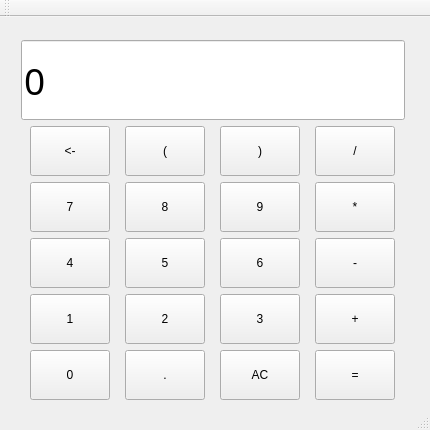
<?xml version="1.0" encoding="UTF-8"?>
<ui version="4.0">
 <class>MainWindow</class>
 <widget class="QMainWindow" name="MainWindow">
  <property name="geometry">
   <rect>
    <x>0</x>
    <y>0</y>
    <width>430</width>
    <height>430</height>
   </rect>
  </property>
  <property name="minimumSize">
   <size>
    <width>430</width>
    <height>430</height>
   </size>
  </property>
  <property name="maximumSize">
   <size>
    <width>430</width>
    <height>430</height>
   </size>
  </property>
  <property name="windowTitle">
   <string>MainWindow</string>
  </property>
  <widget class="QWidget" name="centralWidget">
   <widget class="QWidget" name="verticalLayoutWidget_2">
    <property name="geometry">
     <rect>
      <x>10</x>
      <y>0</y>
      <width>406</width>
      <height>406</height>
     </rect>
    </property>
    <layout class="QVBoxLayout" name="verticalLayout_2">
     <item>
      <layout class="QVBoxLayout" name="verticalLayout">
       <item>
        <widget class="QLineEdit" name="Output">
         <property name="minimumSize">
          <size>
           <width>0</width>
           <height>80</height>
          </size>
         </property>
         <property name="maximumSize">
          <size>
           <width>16777215</width>
           <height>80</height>
          </size>
         </property>
         <property name="font">
          <font>
           <family>Bahnschrift</family>
           <pointsize>28</pointsize>
           <weight>50</weight>
           <bold>false</bold>
          </font>
         </property>
         <property name="text">
          <string>0</string>
         </property>
         <property name="readOnly">
          <bool>true</bool>
         </property>
        </widget>
       </item>
       <item>
        <layout class="QGridLayout" name="Layout">
         <item row="0" column="1">
          <widget class="QPushButton" name="BtnBracketLift">
           <property name="minimumSize">
            <size>
             <width>80</width>
             <height>50</height>
            </size>
           </property>
           <property name="maximumSize">
            <size>
             <width>80</width>
             <height>50</height>
            </size>
           </property>
           <property name="text">
            <string>(</string>
           </property>
          </widget>
         </item>
         <item row="1" column="0">
          <widget class="QPushButton" name="Btn7">
           <property name="minimumSize">
            <size>
             <width>80</width>
             <height>50</height>
            </size>
           </property>
           <property name="maximumSize">
            <size>
             <width>80</width>
             <height>50</height>
            </size>
           </property>
           <property name="text">
            <string>7</string>
           </property>
          </widget>
         </item>
         <item row="3" column="0">
          <widget class="QPushButton" name="Btn1">
           <property name="minimumSize">
            <size>
             <width>80</width>
             <height>50</height>
            </size>
           </property>
           <property name="maximumSize">
            <size>
             <width>80</width>
             <height>50</height>
            </size>
           </property>
           <property name="text">
            <string>1</string>
           </property>
          </widget>
         </item>
         <item row="2" column="0">
          <widget class="QPushButton" name="Btn4">
           <property name="minimumSize">
            <size>
             <width>80</width>
             <height>50</height>
            </size>
           </property>
           <property name="maximumSize">
            <size>
             <width>80</width>
             <height>50</height>
            </size>
           </property>
           <property name="text">
            <string>4</string>
           </property>
          </widget>
         </item>
         <item row="4" column="1">
          <widget class="QPushButton" name="BtnDecimal">
           <property name="minimumSize">
            <size>
             <width>80</width>
             <height>50</height>
            </size>
           </property>
           <property name="maximumSize">
            <size>
             <width>80</width>
             <height>50</height>
            </size>
           </property>
           <property name="text">
            <string>.</string>
           </property>
          </widget>
         </item>
         <item row="4" column="0">
          <widget class="QPushButton" name="Btn0">
           <property name="minimumSize">
            <size>
             <width>80</width>
             <height>50</height>
            </size>
           </property>
           <property name="maximumSize">
            <size>
             <width>80</width>
             <height>50</height>
            </size>
           </property>
           <property name="text">
            <string>0</string>
           </property>
          </widget>
         </item>
         <item row="0" column="0">
          <widget class="QPushButton" name="BtnDrawBack">
           <property name="minimumSize">
            <size>
             <width>80</width>
             <height>50</height>
            </size>
           </property>
           <property name="maximumSize">
            <size>
             <width>80</width>
             <height>50</height>
            </size>
           </property>
           <property name="text">
            <string>&lt;-</string>
           </property>
          </widget>
         </item>
         <item row="0" column="2">
          <widget class="QPushButton" name="BtnBracketRight">
           <property name="minimumSize">
            <size>
             <width>80</width>
             <height>50</height>
            </size>
           </property>
           <property name="maximumSize">
            <size>
             <width>80</width>
             <height>50</height>
            </size>
           </property>
           <property name="text">
            <string>)</string>
           </property>
          </widget>
         </item>
         <item row="0" column="3">
          <widget class="QPushButton" name="BtnDivision">
           <property name="minimumSize">
            <size>
             <width>80</width>
             <height>50</height>
            </size>
           </property>
           <property name="maximumSize">
            <size>
             <width>80</width>
             <height>50</height>
            </size>
           </property>
           <property name="text">
            <string>/</string>
           </property>
          </widget>
         </item>
         <item row="3" column="1">
          <widget class="QPushButton" name="Btn2">
           <property name="minimumSize">
            <size>
             <width>80</width>
             <height>50</height>
            </size>
           </property>
           <property name="maximumSize">
            <size>
             <width>80</width>
             <height>50</height>
            </size>
           </property>
           <property name="text">
            <string>2</string>
           </property>
          </widget>
         </item>
         <item row="1" column="1">
          <widget class="QPushButton" name="Btn8">
           <property name="minimumSize">
            <size>
             <width>80</width>
             <height>50</height>
            </size>
           </property>
           <property name="maximumSize">
            <size>
             <width>80</width>
             <height>50</height>
            </size>
           </property>
           <property name="text">
            <string>8</string>
           </property>
          </widget>
         </item>
         <item row="2" column="1">
          <widget class="QPushButton" name="Btn5">
           <property name="minimumSize">
            <size>
             <width>80</width>
             <height>50</height>
            </size>
           </property>
           <property name="maximumSize">
            <size>
             <width>80</width>
             <height>50</height>
            </size>
           </property>
           <property name="text">
            <string>5</string>
           </property>
          </widget>
         </item>
         <item row="1" column="2">
          <widget class="QPushButton" name="Btn9">
           <property name="minimumSize">
            <size>
             <width>80</width>
             <height>50</height>
            </size>
           </property>
           <property name="maximumSize">
            <size>
             <width>80</width>
             <height>50</height>
            </size>
           </property>
           <property name="text">
            <string>9</string>
           </property>
          </widget>
         </item>
         <item row="1" column="3">
          <widget class="QPushButton" name="BtnMultiplication">
           <property name="minimumSize">
            <size>
             <width>80</width>
             <height>50</height>
            </size>
           </property>
           <property name="maximumSize">
            <size>
             <width>80</width>
             <height>50</height>
            </size>
           </property>
           <property name="text">
            <string>*</string>
           </property>
          </widget>
         </item>
         <item row="4" column="2">
          <widget class="QPushButton" name="BtnAC">
           <property name="minimumSize">
            <size>
             <width>80</width>
             <height>50</height>
            </size>
           </property>
           <property name="maximumSize">
            <size>
             <width>80</width>
             <height>50</height>
            </size>
           </property>
           <property name="text">
            <string>AC</string>
           </property>
          </widget>
         </item>
         <item row="2" column="2">
          <widget class="QPushButton" name="Btn6">
           <property name="minimumSize">
            <size>
             <width>80</width>
             <height>50</height>
            </size>
           </property>
           <property name="maximumSize">
            <size>
             <width>80</width>
             <height>50</height>
            </size>
           </property>
           <property name="text">
            <string>6</string>
           </property>
          </widget>
         </item>
         <item row="3" column="2">
          <widget class="QPushButton" name="Btn3">
           <property name="minimumSize">
            <size>
             <width>80</width>
             <height>50</height>
            </size>
           </property>
           <property name="maximumSize">
            <size>
             <width>80</width>
             <height>50</height>
            </size>
           </property>
           <property name="text">
            <string>3</string>
           </property>
          </widget>
         </item>
         <item row="4" column="3">
          <widget class="QPushButton" name="BtnEqual">
           <property name="minimumSize">
            <size>
             <width>80</width>
             <height>50</height>
            </size>
           </property>
           <property name="maximumSize">
            <size>
             <width>80</width>
             <height>50</height>
            </size>
           </property>
           <property name="text">
            <string>=</string>
           </property>
          </widget>
         </item>
         <item row="3" column="3">
          <widget class="QPushButton" name="BtnAdd">
           <property name="minimumSize">
            <size>
             <width>80</width>
             <height>50</height>
            </size>
           </property>
           <property name="maximumSize">
            <size>
             <width>80</width>
             <height>50</height>
            </size>
           </property>
           <property name="text">
            <string>+</string>
           </property>
          </widget>
         </item>
         <item row="2" column="3">
          <widget class="QPushButton" name="BtnSubtraction">
           <property name="minimumSize">
            <size>
             <width>80</width>
             <height>50</height>
            </size>
           </property>
           <property name="maximumSize">
            <size>
             <width>80</width>
             <height>50</height>
            </size>
           </property>
           <property name="text">
            <string>-</string>
           </property>
          </widget>
         </item>
        </layout>
       </item>
      </layout>
     </item>
    </layout>
   </widget>
  </widget>
  <widget class="QToolBar" name="mainToolBar">
   <attribute name="toolBarArea">
    <enum>TopToolBarArea</enum>
   </attribute>
   <attribute name="toolBarBreak">
    <bool>false</bool>
   </attribute>
  </widget>
  <widget class="QStatusBar" name="statusBar"/>
 </widget>
 <layoutdefault spacing="6" margin="11"/>
 <resources/>
 <connections/>
</ui>
